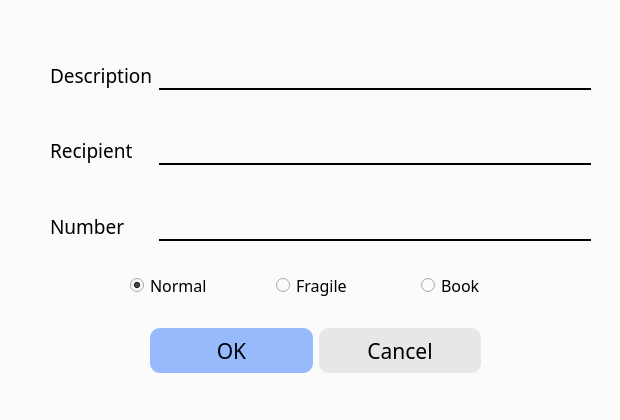
<?xml version="1.0" encoding="UTF-8"?>
<ui version="4.0">
 <class>sendpage</class>
 <widget class="QWidget" name="sendpage">
  <property name="geometry">
   <rect>
    <x>0</x>
    <y>0</y>
    <width>620</width>
    <height>420</height>
   </rect>
  </property>
  <property name="minimumSize">
   <size>
    <width>620</width>
    <height>420</height>
   </size>
  </property>
  <property name="windowTitle">
   <string>Send Delivery</string>
  </property>
  <property name="styleSheet">
   <string notr="true">background-color: rgb(251, 251, 251);</string>
  </property>
  <widget class="QWidget" name="widget" native="true">
   <property name="geometry">
    <rect>
     <x>10</x>
     <y>10</y>
     <width>600</width>
     <height>400</height>
    </rect>
   </property>
   <property name="styleSheet">
    <string notr="true">background-color: rgb(251, 251, 251);</string>
   </property>
   <widget class="QWidget" name="formLayoutWidget">
    <property name="geometry">
     <rect>
      <x>40</x>
      <y>50</y>
      <width>541</width>
      <height>181</height>
     </rect>
    </property>
    <layout class="QFormLayout" name="formLayout">
     <item row="0" column="0">
      <widget class="QLabel" name="label">
       <property name="font">
        <font>
         <family>Corbel</family>
         <pointsize>14</pointsize>
        </font>
       </property>
       <property name="text">
        <string>Description</string>
       </property>
      </widget>
     </item>
     <item row="0" column="1">
      <widget class="QLineEdit" name="lineEdit">
       <property name="minimumSize">
        <size>
         <width>0</width>
         <height>30</height>
        </size>
       </property>
       <property name="styleSheet">
        <string notr="true">background-color:rgba(251,251,251);border-top:0px; border-bottom:2px  solid;border-left:0px;border-right: 0px;</string>
       </property>
      </widget>
     </item>
     <item row="2" column="0">
      <widget class="QLabel" name="label_2">
       <property name="font">
        <font>
         <family>Corbel</family>
         <pointsize>14</pointsize>
        </font>
       </property>
       <property name="text">
        <string>Recipient</string>
       </property>
      </widget>
     </item>
     <item row="2" column="1">
      <widget class="QLineEdit" name="lineEdit_2">
       <property name="minimumSize">
        <size>
         <width>0</width>
         <height>30</height>
        </size>
       </property>
       <property name="styleSheet">
        <string notr="true">background-color:rgba(251,251,251);border-top:0px; border-bottom:2px  solid;border-left:0px;border-right: 0px;</string>
       </property>
      </widget>
     </item>
     <item row="4" column="0">
      <widget class="QLabel" name="label_3">
       <property name="font">
        <font>
         <family>Corbel</family>
         <pointsize>14</pointsize>
        </font>
       </property>
       <property name="text">
        <string>Number</string>
       </property>
      </widget>
     </item>
     <item row="4" column="1">
      <widget class="QLineEdit" name="lineEdit_3">
       <property name="minimumSize">
        <size>
         <width>0</width>
         <height>30</height>
        </size>
       </property>
       <property name="styleSheet">
        <string notr="true">background-color:rgba(251,251,251);border-top:0px; border-bottom:2px  solid;border-left:0px;border-right: 0px;</string>
       </property>
      </widget>
     </item>
     <item row="1" column="0">
      <spacer name="verticalSpacer">
       <property name="orientation">
        <enum>Qt::Vertical</enum>
       </property>
       <property name="sizeHint" stdset="0">
        <size>
         <width>20</width>
         <height>40</height>
        </size>
       </property>
      </spacer>
     </item>
     <item row="3" column="0">
      <spacer name="verticalSpacer_2">
       <property name="orientation">
        <enum>Qt::Vertical</enum>
       </property>
       <property name="sizeHint" stdset="0">
        <size>
         <width>20</width>
         <height>40</height>
        </size>
       </property>
      </spacer>
     </item>
    </layout>
   </widget>
   <widget class="QWidget" name="horizontalLayoutWidget">
    <property name="geometry">
     <rect>
      <x>140</x>
      <y>310</y>
      <width>331</width>
      <height>61</height>
     </rect>
    </property>
    <layout class="QHBoxLayout" name="horizontalLayout">
     <item>
      <widget class="QPushButton" name="OKbtn">
       <property name="minimumSize">
        <size>
         <width>0</width>
         <height>45</height>
        </size>
       </property>
       <property name="font">
        <font>
         <family>Corbel</family>
         <pointsize>16</pointsize>
        </font>
       </property>
       <property name="styleSheet">
        <string notr="true">QPushButton{background-color:rgba(50,120,255,50%);border-radius: 10px;}
QPushButton:hover{background-color:#3080ff;color:black;}</string>
       </property>
       <property name="text">
        <string>OK</string>
       </property>
      </widget>
     </item>
     <item>
      <widget class="QPushButton" name="Cancelbtn">
       <property name="minimumSize">
        <size>
         <width>0</width>
         <height>45</height>
        </size>
       </property>
       <property name="font">
        <font>
         <family>Corbel</family>
         <pointsize>16</pointsize>
        </font>
       </property>
       <property name="styleSheet">
        <string notr="true">QPushButton{background-color:rgba(210,210,210,50%);border-radius: 10px;}
QPushButton:hover{background-color:#000000;color:black;}</string>
       </property>
       <property name="text">
        <string>Cancel</string>
       </property>
      </widget>
     </item>
    </layout>
   </widget>
   <widget class="QWidget" name="horizontalLayoutWidget_2">
    <property name="geometry">
     <rect>
      <x>120</x>
      <y>250</y>
      <width>431</width>
      <height>51</height>
     </rect>
    </property>
    <layout class="QHBoxLayout" name="horizontalLayout_2">
     <item>
      <widget class="QRadioButton" name="normalbtn">
       <property name="font">
        <font>
         <family>Corbel</family>
         <pointsize>12</pointsize>
        </font>
       </property>
       <property name="text">
        <string>Normal</string>
       </property>
       <property name="checked">
        <bool>true</bool>
       </property>
      </widget>
     </item>
     <item>
      <widget class="QRadioButton" name="fgbtn">
       <property name="font">
        <font>
         <family>Corbel</family>
         <pointsize>12</pointsize>
        </font>
       </property>
       <property name="text">
        <string>Fragile</string>
       </property>
      </widget>
     </item>
     <item>
      <widget class="QRadioButton" name="bookbtn">
       <property name="font">
        <font>
         <family>Corbel</family>
         <pointsize>12</pointsize>
        </font>
       </property>
       <property name="text">
        <string>Book</string>
       </property>
      </widget>
     </item>
    </layout>
   </widget>
  </widget>
 </widget>
 <resources/>
 <connections/>
</ui>
